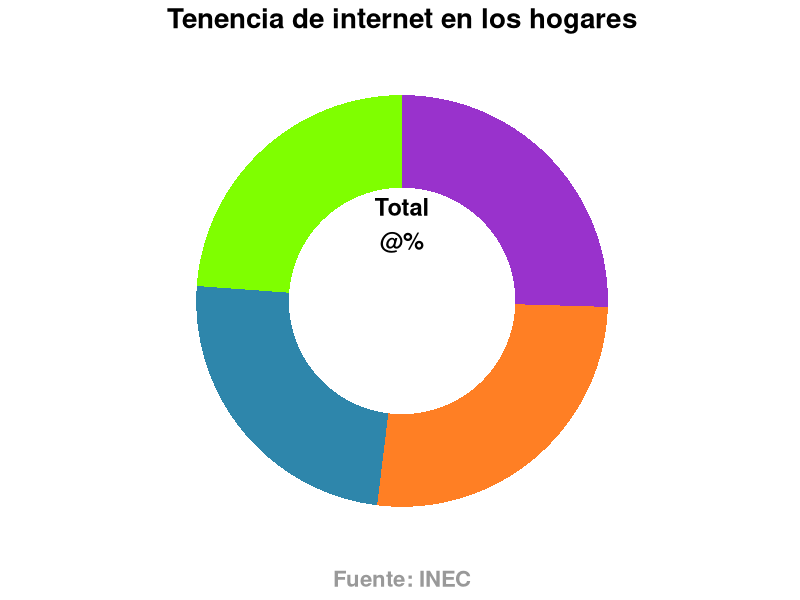
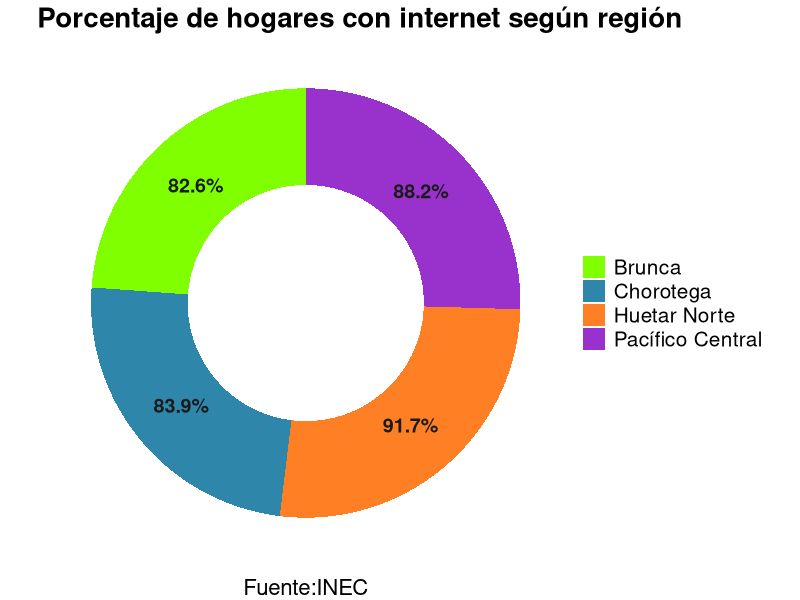
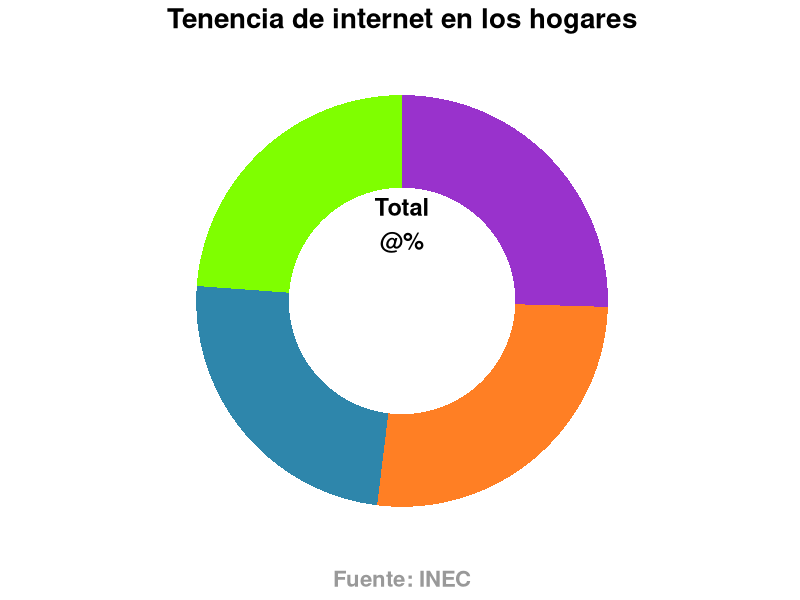
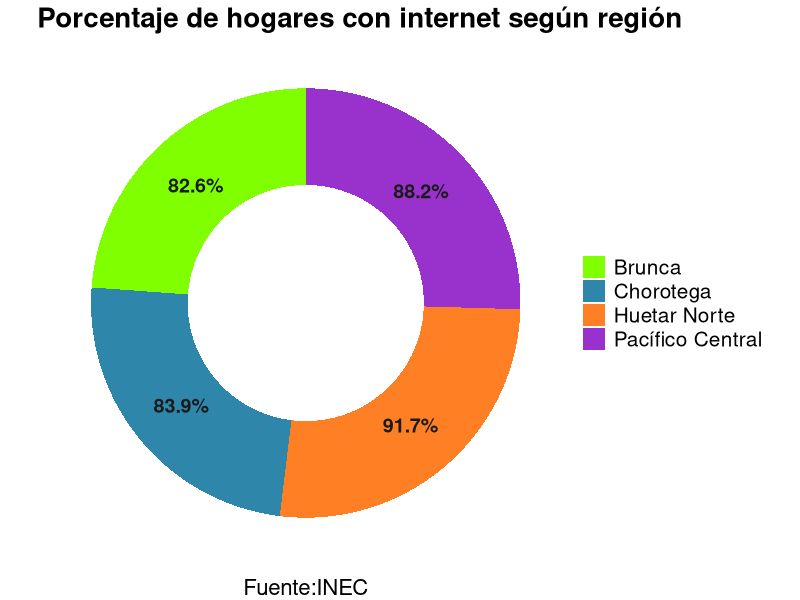

The R script that drew these images, in order:
## Gráfico de dona o Donut Chart**
  
##*********Programador: Alina Elizondo Sánchez************



##**************Instalación(si hace falta) y carga de paquetes****************************
#- tydyverse: manipulación y visualización de datos (ggplot2, dplyr, tidyr, etc.)
# -scales: formateo de etiquetas (porcentajes. moneda, escalas)
packages<- c("tidyverse", "scales")

to_install <-packages[!packages %in% installed.packages()[, "Package"]]
if (length(to_install)) install.packages(to_install, dependencies = TRUE)

library (tidyverse)
library(scales)


##************** Datos reales de conexión a internet en hogares**************



categorias <-c(
  "Chorotega",
  "Huetar Norte",
  "Pacífico Central",
  "Brunca"
)

#Porcentajes reales
porcentajes <- c(83.9, 91.7, 88.2, 82.6)/ 100

# Tabla base + cálculos
datos_salud <- tibble(
  categoria = categorias,
  porcentaje = porcentajes
  )


##************ Estilo de colores y tamaño del agujero***********

paleta <- c("#7FFF00","#2E86AB" ,"#FF7F24", "#9932CC")
radio_interno <- 0.40


##**********Construcción de la base de la dona************

base_dona <- ggplot(datos_salud, aes(x= 2, y = porcentaje, fill= categoria))+
  geom_col(width = 1, color = NA, show.legend = TRUE)+
  coord_polar(theta = "y")+
  xlim(0.5, 2.5)+
  theme_minimal(base_size= 12)+
  theme(
    axis.title = element_blank(),
    axis.text = element_blank(),
    panel.grid = element_blank(),
    legend.title= element_blank(),
    plot.title = element_text(face= "bold", size = 20, hjust= 0.5),
    plot.caption = element_text(color = "gray60", face = "bold", size= 16, hjust= 0.5),
    legend.position = "center"
  ) +
  scale_fill_manual(values = paleta)+
  ggtitle("Tenencia de internet en los hogares") +
  labs(caption = "Fuente: INEC") +
  guides(fill = guide_legend(ncol = 1))


##*********Creación del agujero y etiqueta central**********

base_dona <- base_dona +
  annotate ("rect",
            xmin= 0.5, xmax= 2 - radio_interno,
            ymin= -Inf, ymax= Inf,
            fill = "white", color = NA) +
  annotate ("text",
            x = 0.5 + (2 - 0.5)/2, y =0,
            label ="Total\n\100%", big.mark = ",", hjust= 0.5,
            color = "black", size = 6, fontface = "bold")

#Renderiza la dona base
base_dona


#**********Posiciones para etiquetas en el anillo************

datos_salud_lab <- datos_salud |>
  mutate (
    ymax= cumsum(porcentaje),
    ymin = lag(ymax, default= 0),
    ymid= (ymin= + ymax) / 2
  )


##******Gráfico de dona con etiquetas externas********

etiquetas_externas <- ggplot(datos_salud_lab, aes(x= 2, y = porcentaje, fill = categoria))+
  geom_col(width =1, color = NA)+
  coord_polar(theta = "y")+
  xlim (0.5, 2.5)+
  theme_void()+
  scale_fill_manual(values = paleta)+
  ggtitle ("Porcentaje de hogares con internet según región") +
           labs (caption = "Fuente:INEC") +
  annotate ("rect",
            xmin= 0.5, xmax= 2 - radio_interno,
            ymin= -Inf, ymax= Inf,
            fill = "white", color = NA )+
  geom_text(
    aes(label= percent(porcentaje, accuracy= 0.1)),position = position_stack(vjust= 0.5),
    size= 5, color = "gray10", fontface= "bold")+
  guides(fill= guide_legend(title = NULL, ncol=1))+
  theme(
    plot.title = element_text(hjust= 0,face= "bold", size= 20),
    plot.caption = element_text(hjust= 0.5, size= 16),
    plot.background = element_rect(fill= "white", color= NA),
    legend.text = element_text(size= 15)
  )

#Muestra la versión con etiquetas
etiquetas_externas


#*********Exporta los gráficos a archivos PNG************

ggsave("proyecto2.png", base_dona, width =8, height= 6, dpi=300)
ggsave("proyecto2_con_etiquetas.png", etiquetas_externas,width =8, height= 6, dpi=300 )
